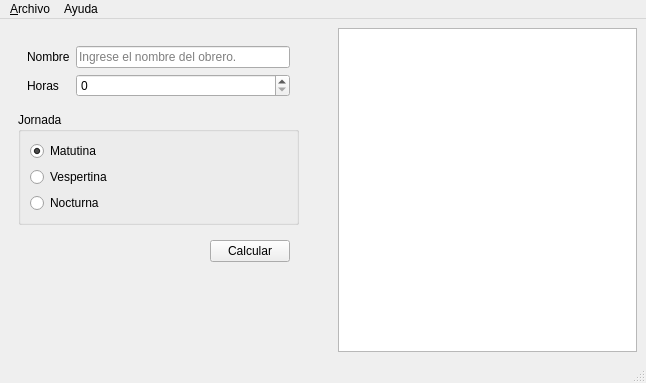
<?xml version="1.0" encoding="UTF-8"?>
<ui version="4.0">
 <class>Principal</class>
 <widget class="QMainWindow" name="Principal">
  <property name="geometry">
   <rect>
    <x>0</x>
    <y>0</y>
    <width>646</width>
    <height>383</height>
   </rect>
  </property>
  <property name="windowTitle">
   <string>Principal</string>
  </property>
  <widget class="QWidget" name="centralwidget">
   <layout class="QHBoxLayout" name="horizontalLayout">
    <item>
     <widget class="QWidget" name="widget_2" native="true">
      <layout class="QVBoxLayout" name="verticalLayout">
       <item>
        <widget class="QWidget" name="widget" native="true">
         <layout class="QFormLayout" name="formLayout">
          <item row="0" column="0">
           <widget class="QLabel" name="label">
            <property name="text">
             <string>Nombre</string>
            </property>
           </widget>
          </item>
          <item row="1" column="0">
           <widget class="QLabel" name="label_2">
            <property name="text">
             <string>Horas</string>
            </property>
           </widget>
          </item>
          <item row="1" column="1">
           <widget class="QSpinBox" name="intHoras">
            <property name="maximum">
             <number>50</number>
            </property>
           </widget>
          </item>
          <item row="0" column="1">
           <widget class="QLineEdit" name="intNombre">
            <property name="toolTip">
             <string>&lt;html&gt;&lt;head/&gt;&lt;body&gt;&lt;p&gt;Nombre del obrero.&lt;/p&gt;&lt;/body&gt;&lt;/html&gt;</string>
            </property>
            <property name="placeholderText">
             <string>Ingrese el nombre del obrero.</string>
            </property>
           </widget>
          </item>
         </layout>
        </widget>
       </item>
       <item>
        <widget class="QGroupBox" name="groupBox">
         <property name="toolTip">
          <string>Seleccione la jornada laboral.</string>
         </property>
         <property name="title">
          <string>Jornada</string>
         </property>
         <layout class="QVBoxLayout" name="verticalLayout_2">
          <item>
           <widget class="QRadioButton" name="intMatutina">
            <property name="text">
             <string>Matutina</string>
            </property>
            <property name="checked">
             <bool>true</bool>
            </property>
           </widget>
          </item>
          <item>
           <widget class="QRadioButton" name="intVespertina">
            <property name="text">
             <string>Vespertina</string>
            </property>
           </widget>
          </item>
          <item>
           <widget class="QRadioButton" name="intNocturna">
            <property name="text">
             <string>Nocturna</string>
            </property>
           </widget>
          </item>
         </layout>
        </widget>
       </item>
       <item>
        <widget class="QWidget" name="widget_4" native="true">
         <layout class="QHBoxLayout" name="horizontalLayout_2">
          <item>
           <spacer name="horizontalSpacer">
            <property name="orientation">
             <enum>Qt::Horizontal</enum>
            </property>
            <property name="sizeHint" stdset="0">
             <size>
              <width>40</width>
              <height>20</height>
             </size>
            </property>
           </spacer>
          </item>
          <item>
           <widget class="QPushButton" name="cmdCalcular">
            <property name="enabled">
             <bool>true</bool>
            </property>
            <property name="toolTip">
             <string>Calcula el salario semanal</string>
            </property>
            <property name="text">
             <string>Calcular</string>
            </property>
           </widget>
          </item>
         </layout>
        </widget>
       </item>
       <item>
        <spacer name="verticalSpacer">
         <property name="orientation">
          <enum>Qt::Vertical</enum>
         </property>
         <property name="sizeHint" stdset="0">
          <size>
           <width>20</width>
           <height>40</height>
          </size>
         </property>
        </spacer>
       </item>
      </layout>
     </widget>
    </item>
    <item>
     <widget class="QWidget" name="widget_3" native="true">
      <layout class="QVBoxLayout" name="verticalLayout_3"/>
     </widget>
    </item>
    <item>
     <widget class="QPlainTextEdit" name="outResultado">
      <property name="readOnly">
       <bool>true</bool>
      </property>
     </widget>
    </item>
   </layout>
  </widget>
  <widget class="QMenuBar" name="menubar">
   <property name="geometry">
    <rect>
     <x>0</x>
     <y>0</y>
     <width>646</width>
     <height>26</height>
    </rect>
   </property>
   <widget class="QMenu" name="menuArchivo">
    <property name="title">
     <string>&amp;Archivo</string>
    </property>
    <addaction name="mnuAbrir"/>
    <addaction name="mnuGuardar"/>
    <addaction name="mnuCalcular"/>
    <addaction name="mnuSalir"/>
   </widget>
   <widget class="QMenu" name="menuAyuda">
    <property name="title">
     <string>Ayuda</string>
    </property>
    <addaction name="actionAerca_de"/>
   </widget>
   <addaction name="menuArchivo"/>
   <addaction name="menuAyuda"/>
  </widget>
  <widget class="QStatusBar" name="statusbar"/>
  <action name="mnuAbrir">
   <property name="text">
    <string>&amp;Abrir </string>
   </property>
   <property name="shortcut">
    <string>Ctrl+Q</string>
   </property>
  </action>
  <action name="mnuGuardar">
   <property name="text">
    <string>&amp;Guardar</string>
   </property>
  </action>
  <action name="mnuCalcular">
   <property name="text">
    <string>&amp;Calcular</string>
   </property>
  </action>
  <action name="mnuSalir">
   <property name="text">
    <string>Salir</string>
   </property>
  </action>
  <action name="actionAerca_de">
   <property name="text">
    <string>Aerca de</string>
   </property>
  </action>
 </widget>
 <resources/>
 <connections/>
</ui>
